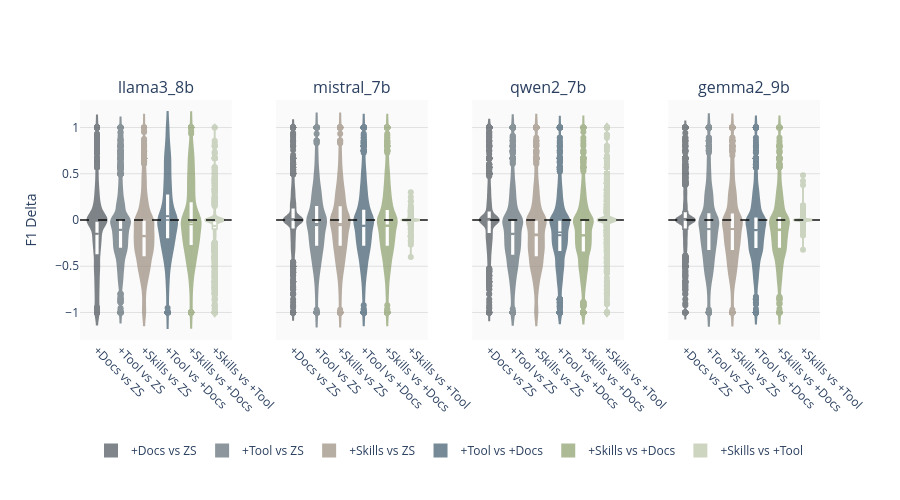

Source (notebook cell):
### Markdown cell above
#### Paired Delta Plot

Distribution of per-item improvements. This is a descriptive distribution, not an outlier-robustness test.

### Code cell
# Paired Delta Plot (violin plots) - Faceted by Model

deltas = []
for model in models:
    model_data = df_results[df_results["model"] == model]
    pivot = model_data.pivot(index="sample_id", columns="condition", values="f1")

    comparisons = [
        ("with_docs", "zero_shot", "+Docs vs ZS"),
        ("with_tools", "zero_shot", "+Tool vs ZS"),
        ("with_skills", "zero_shot", "+Skills vs ZS"),
        ("with_tools", "with_docs", "+Tool vs +Docs"),
        ("with_skills", "with_docs", "+Skills vs +Docs"),
        ("with_skills", "with_tools", "+Skills vs +Tool"),
    ]

    for cond1, cond2, label in comparisons:
        if cond1 in pivot.columns and cond2 in pivot.columns:
            delta = pivot[cond1] - pivot[cond2]
            for d in delta.dropna():
                deltas.append({"model": model, "comparison": label, "delta": d})

df_deltas = pd.DataFrame(deltas)

if len(df_deltas) > 0:
    comparison_labels = [
        c for c in COMPARISON_ORDER if c in df_deltas["comparison"].values
    ]

    fig = make_subplots(
        rows=1,
        cols=len(models),
        subplot_titles=models,
        shared_yaxes=True,
        horizontal_spacing=0.06,
    )

    for i, model in enumerate(models):
        model_deltas = df_deltas[df_deltas["model"] == model]

        for comp in comparison_labels:
            subset = model_deltas[model_deltas["comparison"] == comp]

            if len(subset) > 0:
                fig.add_trace(
                    go.Violin(
                        x=[comp] * len(subset),
                        y=subset["delta"],
                        name=comp,
                        legendgroup=comp,
                        scalemode="width",
                        width=0.8,
                        line_color=COMPARISON_COLORS[comp],
                        fillcolor=COMPARISON_COLORS[comp],
                        opacity=0.7,
                        meanline_visible=True,
                        box_visible=True,
                        box_fillcolor="white",
                        box_line=dict(color=COMPARISON_COLORS[comp], width=1.5),
                        showlegend=(i == 0),
                    ),
                    row=1,
                    col=i + 1,
                )

    # Add zero reference line to each subplot
    for i in range(len(models)):
        fig.add_hline(
            y=0, line_dash="dash", line_color="black", opacity=0.7, row=1, col=i + 1
        )

    fig.update_layout(
        title="",
        plot_bgcolor="#fafafa",
        legend=dict(orientation="h", yanchor="top", y=-0.40, xanchor="center", x=0.5),
        margin=dict(b=160),
        height=500,
        width=900,
        violinmode="group",
    )

    for col in range(1, len(models) + 1):
        fig.update_yaxes(
            title_text="F1 Delta" if col == 1 else None,
            gridcolor="#e0e0e0",
            row=1,
            col=col,
        )
    fig.update_xaxes(tickangle=45)
    print("Per-Item F1 Improvement Distribution")
    fig.show(renderer="svg", config=dict(toImageButtonOptions=dict(scale=300 / 96)))

    # Summary stats by model as DataFrame
    delta_rows = []
    for model in models:
        model_deltas = df_deltas[df_deltas["model"] == model]
        for comp in comparison_labels:
            subset = model_deltas[model_deltas["comparison"] == comp]["delta"]
            if len(subset) > 0:
                pct_positive = (subset > 0).mean() * 100
                delta_rows.append(
                    {
                        "model": model,
                        "comparison": comp,
                        "mean_delta": subset.mean(),
                        "% improved": pct_positive,
                    }
                )
    delta_summary = pd.DataFrame(delta_rows)
    display(
        delta_summary.style.format(
            {"mean_delta": "{:.3f}", "% improved": "{:.1f}%"}
        ).set_caption(
            "Delta Summary by Model: mean F1 change and % of samples that improved"
        )
    )
else:
    print("Not enough data for paired delta analysis")

### Figure 1 — Plotly figure (JSON) as saved in the notebook; plotly's stock layout.template omitted (floating-point values rounded to 4 significant figures; data arrays with more than 128 entries replaced by an {"elided": "..."} marker saying what was removed)
{"data": [{"box": {"fillcolor": "white", "line": {"color": "#4A5259", "width": 1.5}, "visible": true}, "fillcolor": "#4A5259", "legendgroup": "+Docs vs ZS", "line": {"color": "#4A5259"}, "meanline": {"visible": true}, "name": "+Docs vs ZS", "opacity": 0.7, "scalemode": "width", "showlegend": true, "width": 0.8, "x": {"elided": "2000 str values"}, "y": {"elided": "2000 float values"}, "type": "violin", "xaxis": "x", "yaxis": "y"}, {"box": {"fillcolor": "white", "line": {"color": "#5C6B73", "width": 1.5}, "visible": true}, "fillcolor": "#5C6B73", "legendgroup": "+Tool vs ZS", "line": {"color": "#5C6B73"}, "meanline": {"visible": true}, "name": "+Tool vs ZS", "opacity": 0.7, "scalemode": "width", "showlegend": true, "width": 0.8, "x": {"elided": "2000 str values"}, "y": {"elided": "2000 float values"}, "type": "violin", "xaxis": "x", "yaxis": "y"}, {"box": {"fillcolor": "white", "line": {"color": "#9A8C7D", "width": 1.5}, "visible": true}, "fillcolor": "#9A8C7D", "legendgroup": "+Skills vs ZS", "line": {"color": "#9A8C7D"}, "meanline": {"visible": true}, "name": "+Skills vs ZS", "opacity": 0.7, "scalemode": "width", "showlegend": true, "width": 0.8, "x": {"elided": "2000 str values"}, "y": {"elided": "2000 float values"}, "type": "violin", "xaxis": "x", "yaxis": "y"}, {"box": {"fillcolor": "white", "line": {"color": "#3D5A6C", "width": 1.5}, "visible": true}, "fillcolor": "#3D5A6C", "legendgroup": "+Tool vs +Docs", "line": {"color": "#3D5A6C"}, "meanline": {"visible": true}, "name": "+Tool vs +Docs", "opacity": 0.7, "scalemode": "width", "showlegend": true, "width": 0.8, "x": {"elided": "2000 str values"}, "y": {"elided": "2000 float values"}, "type": "violin", "xaxis": "x", "yaxis": "y"}, {"box": {"fillcolor": "white", "line": {"color": "#8B9E6B", "width": 1.5}, "visible": true}, "fillcolor": "#8B9E6B", "legendgroup": "+Skills vs +Docs", "line": {"color": "#8B9E6B"}, "meanline": {"visible": true}, "name": "+Skills vs +Docs", "opacity": 0.7, "scalemode": "width", "showlegend": true, "width": 0.8, "x": {"elided": "2000 str values"}, "y": {"elided": "2000 float values"}, "type": "violin", "xaxis": "x", "yaxis": "y"}, {"box": {"fillcolor": "white", "line": {"color": "#B8C4A8", "width": 1.5}, "visible": true}, "fillcolor": "#B8C4A8", "legendgroup": "+Skills vs +Tool", "line": {"color": "#B8C4A8"}, "meanline": {"visible": true}, "name": "+Skills vs +Tool", "opacity": 0.7, "scalemode": "width", "showlegend": true, "width": 0.8, "x": {"elided": "2000 str values"}, "y": {"elided": "2000 float values"}, "type": "violin", "xaxis": "x", "yaxis": "y"}, {"box": {"fillcolor": "white", "line": {"color": "#4A5259", "width": 1.5}, "visible": true}, "fillcolor": "#4A5259", "legendgroup": "+Docs vs ZS", "line": {"color": "#4A5259"}, "meanline": {"visible": true}, "name": "+Docs vs ZS", "opacity": 0.7, "scalemode": "width", "showlegend": false, "width": 0.8, "x": {"elided": "2000 str values"}, "y": {"elided": "2000 float values"}, "type": "violin", "xaxis": "x2", "yaxis": "y2"}, {"box": {"fillcolor": "white", "line": {"color": "#5C6B73", "width": 1.5}, "visible": true}, "fillcolor": "#5C6B73", "legendgroup": "+Tool vs ZS", "line": {"color": "#5C6B73"}, "meanline": {"visible": true}, "name": "+Tool vs ZS", "opacity": 0.7, "scalemode": "width", "showlegend": false, "width": 0.8, "x": {"elided": "2000 str values"}, "y": {"elided": "2000 float values"}, "type": "violin", "xaxis": "x2", "yaxis": "y2"}, {"box": {"fillcolor": "white", "line": {"color": "#9A8C7D", "width": 1.5}, "visible": true}, "fillcolor": "#9A8C7D", "legendgroup": "+Skills vs ZS", "line": {"color": "#9A8C7D"}, "meanline": {"visible": true}, "name": "+Skills vs ZS", "opacity": 0.7, "scalemode": "width", "showlegend": false, "width": 0.8, "x": {"elided": "2000 str values"}, "y": {"elided": "2000 float values"}, "type": "violin", "xaxis": "x2", "yaxis": "y2"}, {"box": {"fillcolor": "white", "line": {"color": "#3D5A6C", "width": 1.5}, "visible": true}, "fillcolor": "#3D5A6C", "legendgroup": "+Tool vs +Docs", "line": {"color": "#3D5A6C"}, "meanline": {"visible": true}, "name": "+Tool vs +Docs", "opacity": 0.7, "scalemode": "width", "showlegend": false, "width": 0.8, "x": {"elided": "2000 str values"}, "y": {"elided": "2000 float values"}, "type": "violin", "xaxis": "x2", "yaxis": "y2"}, {"box": {"fillcolor": "white", "line": {"color": "#8B9E6B", "width": 1.5}, "visible": true}, "fillcolor": "#8B9E6B", "legendgroup": "+Skills vs +Docs", "line": {"color": "#8B9E6B"}, "meanline": {"visible": true}, "name": "+Skills vs +Docs", "opacity": 0.7, "scalemode": "width", "showlegend": false, "width": 0.8, "x": {"elided": "2000 str values"}, "y": {"elided": "2000 float values"}, "type": "violin", "xaxis": "x2", "yaxis": "y2"}, {"box": {"fillcolor": "white", "line": {"color": "#B8C4A8", "width": 1.5}, "visible": true}, "fillcolor": "#B8C4A8", "legendgroup": "+Skills vs +Tool", "line": {"color": "#B8C4A8"}, "meanline": {"visible": true}, "name": "+Skills vs +Tool", "opacity": 0.7, "scalemode": "width", "showlegend": false, "width": 0.8, "x": {"elided": "2000 str values"}, "y": {"elided": "2000 float values"}, "type": "violin", "xaxis": "x2", "yaxis": "y2"}, {"box": {"fillcolor": "white", "line": {"color": "#4A5259", "width": 1.5}, "visible": true}, "fillcolor": "#4A5259", "legendgroup": "+Docs vs ZS", "line": {"color": "#4A5259"}, "meanline": {"visible": true}, "name": "+Docs vs ZS", "opacity": 0.7, "scalemode": "width", "showlegend": false, "width": 0.8, "x": {"elided": "2000 str values"}, "y": {"elided": "2000 float values"}, "type": "violin", "xaxis": "x3", "yaxis": "y3"}, {"box": {"fillcolor": "white", "line": {"color": "#5C6B73", "width": 1.5}, "visible": true}, "fillcolor": "#5C6B73", "legendgroup": "+Tool vs ZS", "line": {"color": "#5C6B73"}, "meanline": {"visible": true}, "name": "+Tool vs ZS", "opacity": 0.7, "scalemode": "width", "showlegend": false, "width": 0.8, "x": {"elided": "2000 str values"}, "y": {"elided": "2000 float values"}, "type": "violin", "xaxis": "x3", "yaxis": "y3"}, {"box": {"fillcolor": "white", "line": {"color": "#9A8C7D", "width": 1.5}, "visible": true}, "fillcolor": "#9A8C7D", "legendgroup": "+Skills vs ZS", "line": {"color": "#9A8C7D"}, "meanline": {"visible": true}, "name": "+Skills vs ZS", "opacity": 0.7, "scalemode": "width", "showlegend": false, "width": 0.8, "x": {"elided": "2000 str values"}, "y": {"elided": "2000 float values"}, "type": "violin", "xaxis": "x3", "yaxis": "y3"}, {"box": {"fillcolor": "white", "line": {"color": "#3D5A6C", "width": 1.5}, "visible": true}, "fillcolor": "#3D5A6C", "legendgroup": "+Tool vs +Docs", "line": {"color": "#3D5A6C"}, "meanline": {"visible": true}, "name": "+Tool vs +Docs", "opacity": 0.7, "scalemode": "width", "showlegend": false, "width": 0.8, "x": {"elided": "2000 str values"}, "y": {"elided": "2000 float values"}, "type": "violin", "xaxis": "x3", "yaxis": "y3"}, {"box": {"fillcolor": "white", "line": {"color": "#8B9E6B", "width": 1.5}, "visible": true}, "fillcolor": "#8B9E6B", "legendgroup": "+Skills vs +Docs", "line": {"color": "#8B9E6B"}, "meanline": {"visible": true}, "name": "+Skills vs +Docs", "opacity": 0.7, "scalemode": "width", "showlegend": false, "width": 0.8, "x": {"elided": "2000 str values"}, "y": {"elided": "2000 float values"}, "type": "violin", "xaxis": "x3", "yaxis": "y3"}, {"box": {"fillcolor": "white", "line": {"color": "#B8C4A8", "width": 1.5}, "visible": true}, "fillcolor": "#B8C4A8", "legendgroup": "+Skills vs +Tool", "line": {"color": "#B8C4A8"}, "meanline": {"visible": true}, "name": "+Skills vs +Tool", "opacity": 0.7, "scalemode": "width", "showlegend": false, "width": 0.8, "x": {"elided": "2000 str values"}, "y": {"elided": "2000 float values"}, "type": "violin", "xaxis": "x3", "yaxis": "y3"}, {"box": {"fillcolor": "white", "line": {"color": "#4A5259", "width": 1.5}, "visible": true}, "fillcolor": "#4A5259", "legendgroup": "+Docs vs ZS", "line": {"color": "#4A5259"}, "meanline": {"visible": true}, "name": "+Docs vs ZS", "opacity": 0.7, "scalemode": "width", "showlegend": false, "width": 0.8, "x": {"elided": "2000 str values"}, "y": {"elided": "2000 float values"}, "type": "violin", "xaxis": "x4", "yaxis": "y4"}, {"box": {"fillcolor": "white", "line": {"color": "#5C6B73", "width": 1.5}, "visible": true}, "fillcolor": "#5C6B73", "legendgroup": "+Tool vs ZS", "line": {"color": "#5C6B73"}, "meanline": {"visible": true}, "name": "+Tool vs ZS", "opacity": 0.7, "scalemode": "width", "showlegend": false, "width": 0.8, "x": {"elided": "2000 str values"}, "y": {"elided": "2000 float values"}, "type": "violin", "xaxis": "x4", "yaxis": "y4"}, {"box": {"fillcolor": "white", "line": {"color": "#9A8C7D", "width": 1.5}, "visible": true}, "fillcolor": "#9A8C7D", "legendgroup": "+Skills vs ZS", "line": {"color": "#9A8C7D"}, "meanline": {"visible": true}, "name": "+Skills vs ZS", "opacity": 0.7, "scalemode": "width", "showlegend": false, "width": 0.8, "x": {"elided": "2000 str values"}, "y": {"elided": "2000 float values"}, "type": "violin", "xaxis": "x4", "yaxis": "y4"}, {"box": {"fillcolor": "white", "line": {"color": "#3D5A6C", "width": 1.5}, "visible": true}, "fillcolor": "#3D5A6C", "legendgroup": "+Tool vs +Docs", "line": {"color": "#3D5A6C"}, "meanline": {"visible": true}, "name": "+Tool vs +Docs", "opacity": 0.7, "scalemode": "width", "showlegend": false, "width": 0.8, "x": {"elided": "2000 str values"}, "y": {"elided": "2000 float values"}, "type": "violin", "xaxis": "x4", "yaxis": "y4"}, {"box": {"fillcolor": "white", "line": {"color": "#8B9E6B", "width": 1.5}, "visible": true}, "fillcolor": "#8B9E6B", "legendgroup": "+Skills vs +Docs", "line": {"color": "#8B9E6B"}, "meanline": {"visible": true}, "name": "+Skills vs +Docs", "opacity": 0.7, "scalemode": "width", "showlegend": false, "width": 0.8, "x": {"elided": "2000 str values"}, "y": {"elided": "2000 float values"}, "type": "violin", "xaxis": "x4", "yaxis": "y4"}, {"box": {"fillcolor": "white", "line": {"color": "#B8C4A8", "width": 1.5}, "visible": true}, "fillcolor": "#B8C4A8", "legendgroup": "+Skills vs +Tool", "line": {"color": "#B8C4A8"}, "meanline": {"visible": true}, "name": "+Skills vs +Tool", "opacity": 0.7, "scalemode": "width", "showlegend": false, "width": 0.8, "x": {"elided": "2000 str values"}, "y": {"elided": "2000 float values"}, "type": "violin", "xaxis": "x4", "yaxis": "y4"}], "layout": {"xaxis": {"anchor": "y", "domain": [0.0, 0.205], "tickangle": 45}, "yaxis": {"anchor": "x", "domain": [0.0, 1.0], "title": {"text": "F1 Delta"}, "gridcolor": "#e0e0e0"}, "xaxis2": {"anchor": "y2", "domain": [0.265, 0.47], "tickangle": 45}, "yaxis2": {"anchor": "x2", "domain": [0.0, 1.0], "matches": "y", "showticklabels": false, "gridcolor": "#e0e0e0"}, "xaxis3": {"anchor": "y3", "domain": [0.53, 0.735], "tickangle": 45}, "yaxis3": {"anchor": "x3", "domain": [0.0, 1.0], "matches": "y", "showticklabels": false, "gridcolor": "#e0e0e0"}, "xaxis4": {"anchor": "y4", "domain": [0.795, 1.0], "tickangle": 45}, "yaxis4": {"anchor": "x4", "domain": [0.0, 1.0], "matches": "y", "showticklabels": false, "gridcolor": "#e0e0e0"}, "annotations": [{"font": {"size": 16}, "showarrow": false, "text": "llama3_8b", "x": 0.1025, "xanchor": "center", "xref": "paper", "y": 1.0, "yanchor": "bottom", "yref": "paper"}, {"font": {"size": 16}, "showarrow": false, "text": "mistral_7b", "x": 0.3675, "xanchor": "center", "xref": "paper", "y": 1.0, "yanchor": "bottom", "yref": "paper"}, {"font": {"size": 16}, "showarrow": false, "text": "qwen2_7b", "x": 0.6325, "xanchor": "center", "xref": "paper", "y": 1.0, "yanchor": "bottom", "yref": "paper"}, {"font": {"size": 16}, "showarrow": false, "text": "gemma2_9b", "x": 0.8975, "xanchor": "center", "xref": "paper", "y": 1.0, "yanchor": "bottom", "yref": "paper"}], "shapes": [{"line": {"color": "black", "dash": "dash"}, "opacity": 0.7, "type": "line", "x0": 0, "x1": 1, "xref": "x domain", "y0": 0, "y1": 0, "yref": "y"}, {"line": {"color": "black", "dash": "dash"}, "opacity": 0.7, "type": "line", "x0": 0, "x1": 1, "xref": "x2 domain", "y0": 0, "y1": 0, "yref": "y2"}, {"line": {"color": "black", "dash": "dash"}, "opacity": 0.7, "type": "line", "x0": 0, "x1": 1, "xref": "x3 domain", "y0": 0, "y1": 0, "yref": "y3"}, {"line": {"color": "black", "dash": "dash"}, "opacity": 0.7, "type": "line", "x0": 0, "x1": 1, "xref": "x4 domain", "y0": 0, "y1": 0, "yref": "y4"}], "legend": {"orientation": "h", "yanchor": "top", "y": -0.4, "xanchor": "center", "x": 0.5}, "margin": {"b": 160}, "title": {"text": ""}, "plot_bgcolor": "#fafafa", "height": 500, "width": 900, "violinmode": "group"}}
